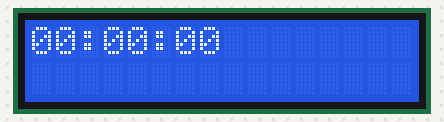
The sketch below on a simulated Arduino Uno, built with avr-gcc and run on an emulated ATmega328P. On the bench: 16×2 character LCD. The local clock reads 2024-03-15 10:24:30 at power-on unless the sketch sets it.

Above: at 0.1 s.
At 4.1 s:
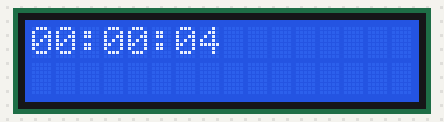
At 9.1 s:
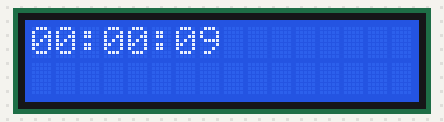
At 19.1 s:
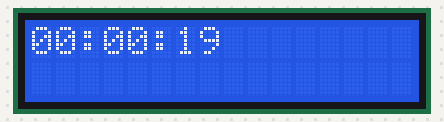
At 29.1 s:
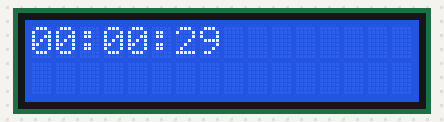
At 39.1 s:
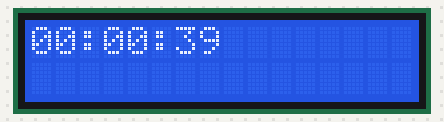

Measured:
- what the display in image 1 shows lasts 1.0 s, from 4.0 s to 5.0 s

The sketch:

plex_6_rtc.ino
```cpp
#include<LiquidCrystal.h>
#include<DS1302.h>

DS1302 rtc(11,12,13);
LiquidCrystal lcd(2,3,4,5,6,7);

void setup() {

  rtc.halt(false);
  rtc.writeProtect(false);

  lcd.begin(16,2);

//rtc.setDOW(FRIDAY);
 rtc.setTime(24,0,0);
 //rtc.setDate(24,11,2023);

#define led 10
}

void loop() {


  lcd.setCursor(0,0);
  lcd.print(rtc.getTimeStr());

 // lcd.setCursor(1,1);
//lcd.print(rtc.getDateStr(FORMAT_SHORT));

//lcd.setCursor(6,1);
//lcd.print(rtc.getTimeStr());
//delay(10);

if(rtc.getTimeStr()== "04:55:00"){
  digitalWrite(led,HIGH);
}
}
```
